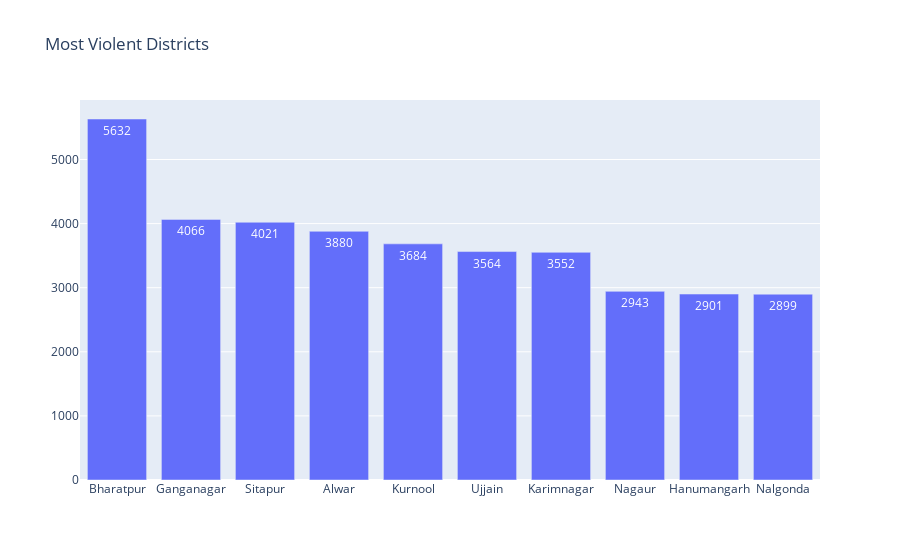

Notebook cell for this chart:
### Code cell
# plot graph 
import plotly.graph_objects as go


# Use textposition='auto' for direct text
fig = go.Figure(data=[go.Bar(
            x= mostviolent['DISTRICT'], y= mostviolent['sum'],
            text= mostviolent['sum'],
            textposition='auto'
        )])
fig.update_layout(title_text='Most Violent Districts')

fig.show()

### Figure 1 — Plotly figure (JSON) as saved in the notebook; plotly's stock layout.template omitted (floating-point values rounded to 4 significant figures)
{"data": [{"text": [5632, 4066, 4021, 3880, 3684, 3564, 3552, 2943, 2901, 2899], "textposition": "auto", "type": "bar", "x": ["Bharatpur", "Ganganagar", "Sitapur", "Alwar", "Kurnool", "Ujjain", "Karimnagar", "Nagaur", "Hanumangarh", "Nalgonda"], "y": [5632, 4066, 4021, 3880, 3684, 3564, 3552, 2943, 2901, 2899]}], "layout": {"title": {"text": "Most Violent Districts"}}}
